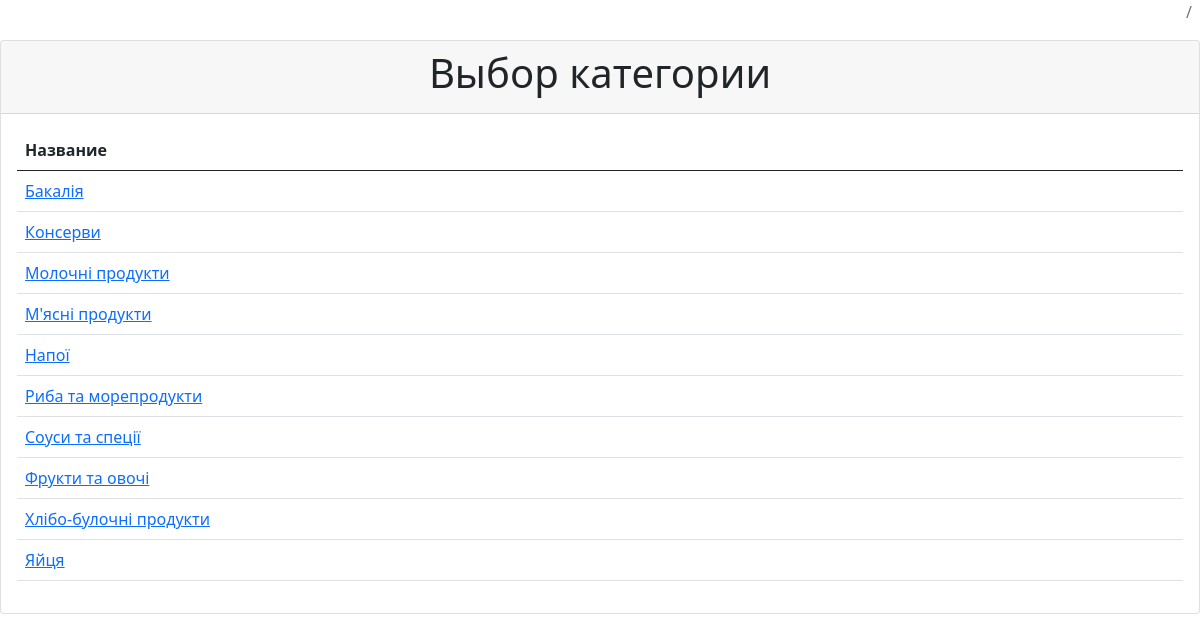
The page / on the database its author committed.
### tables this page shows
CREATE TABLE Category (
            id INTEGER PRIMARY KEY AUTOINCREMENT,
            name TEXT
        );

### app.py (the view)
@app.route("/")
def index():
    categories = get_categories()
    return render_template("index.html", categories=categories)

### app.py (called while the page is built)
def get_categories():
    conn = sqlite3.connect(DATABASE)
    cursor = conn.cursor()
    cursor.execute("SELECT * FROM Category")
    categories = cursor.fetchall()
    conn.close()
    return categories

### templates/index.html (shortened to what this page needs)
<!DOCTYPE html>
<html>
<head>
    <link href="https://cdn.jsdelivr.net/npm/bootstrap@5.0.2/dist/css/bootstrap.min.css" rel="stylesheet">
</head>
<body>
    <div class="page-heading">
        <div class="page-title">
            <div class="row">
                <div class="col-12 col-md-6 order-md-1 order-last">
                </div>
                <div class="col-12 col-md-6 order-md-2 order-first">
                    <nav aria-label="breadcrumb" class="breadcrumb-header float-start float-lg-end">
                        <ol class="breadcrumb">
                            <li class="breadcrumb-item active" aria-current="page"></li>
                        </ol>
                    </nav>
                </div>
            </div>
        </div>
    </div>
    <div class="card">
        <div class="card-header">
            <h1 class="text-center">Выбор категории</h1>
        </div>
        <div class="card-content">
            <div class="card-body">
                <div class="table-responsive">
                    <table class="table table-hover">
                        <thead>
                            <tr>
                                <th>Название</th>
                            </tr>
                        </thead>
                        <tbody>
                            {% for category in categories %}
                            <tr>
                                <td><a href="/subcategories?category_id={{ category[0] }}">{{ category[1] }}</a></td>
                            </tr>
                            {% endfor %}
                        </tbody>
                    </table>
                </div>
            </div>
        </div>
</body>
</html>

### rows shown on the page
Category: name "Бакалія"
Category: name "Консерви"
Category: name "Молочні продукти"
Category: name "М'ясні продукти"
Category: name "Напої"
Category: name "Риба та морепродукти"
Category: name "Соуси та спеції"
Category: name "Фрукти та овочі"
Category: name "Хлібо-булочні продукти"
Category: name "Яйця"
